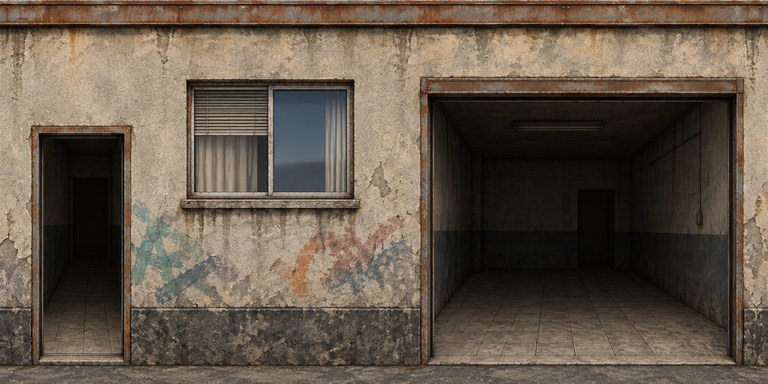
#> input picture assets/facades/casa-oficina-cobra/front.jpg, 768 x 384 px, found by its file name
$ python make_tonico_compact_facade.py ../assets/facades/casa-oficina-cobra
#> lines starting #> are read from the running program, lines starting #| are printed output that depends on the picture
#> in load, returned value is the input picture: PIL image 768x384 RGB; mean R, G, B 100.1, 87.5, 74.4
"""Gera assets/facades/loja-tonico-compacta a partir de loja-tonico (recorte + faixa de reboco)."""
import hashlib, json, os, shutil, sys
from PIL import Image

ROOT = sys.argv[1]
SRC = os.path.join(ROOT, "assets/facades/loja-tonico")
DST = os.path.join(ROOT, "assets/facades/loja-tonico-compacta")
STYLE = "loja-tonico-compacta"
os.makedirs(DST, exist_ok=True)
OVERLAP = 5


def hconcat(im, pieces):
    """Junta faixas de colunas com fusão linear de OVERLAP px nas emendas."""
    h = im.size[1]
#> h = 384
    parts = [im.crop((a, 0, b, h)) for a, b in pieces]
#> parts = 3 items
    total = sum(p.size[0] for p in parts) - OVERLAP * (len(parts) - 1)
#> total = 460
    out = Image.new("RGB", (total, h))
#> out: PIL image 460x384 RGB; every value is 0
    x = 0
    for i, p in enumerate(parts):
        if i == 0:
            out.paste(p, (0, 0))
            x = p.size[0]
            continue
        start = x - OVERLAP
        out.paste(p.crop((OVERLAP, 0, p.size[0], h)), (x, 0))
        for k in range(OVERLAP):
            t = (k + 1) / (OVERLAP + 1)
            col_prev = out.crop((start + k, 0, start + k + 1, h))
            col_next = p.crop((k, 0, k + 1, h))
            out.paste(Image.blend(col_prev, col_next, t), (start + k, 0))
        x = start + p.size[0]
#> this loop made 3 passes
#> start on passes 2 to 3: 174, 281
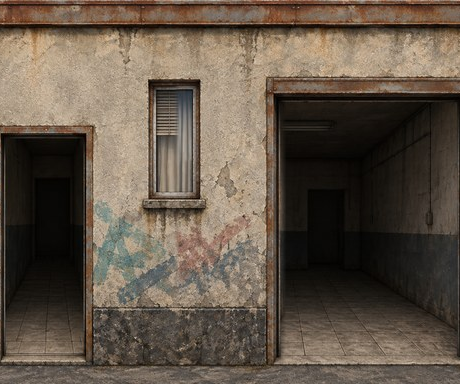
#> out: PIL image 460x384 RGB; mean R, G, B 98.5, 85.8, 72.4
    return out


def vinsert(im, at, src_a, src_b, count):
    """Insere `count` linhas depois da linha `at`, espelhando a faixa [src_a, src_b)."""
    w, h = im.size
    strip = im.crop((0, src_a, w, src_b))
    flipped = strip.transpose(Image.FLIP_TOP_BOTTOM)
    out = Image.new("RGB", (w, h + count))
    out.paste(im.crop((0, 0, w, at)), (0, 0))
    y = 0
    flip = True
    while y < count:
        tile = flipped if flip else strip
        take = min(tile.size[1], count - y)
        out.paste(tile.crop((0, 0, w, take)), (0, at + y))
        y += take
        flip = not flip
    out.paste(im.crop((0, at, w, h)), (0, at + count))
    return out


def vshift(im, at, src_a, src_b, count, seed=7):
    """Insere `count` linhas depois de `at` com cópias da faixa [src_a, src_b)
    deslocadas na horizontal (sem espelho, que desenhava manchas simétricas),
    fundidas na vertical. Só para faixas de reboco sem cano/janela."""
#> called with at = 25, src_a = 21, src_b = 28, count = 29, seed = 7
    import random
    rng = random.Random(seed)
    w, h = im.size
#> w = 460; h = 384
    strip = im.crop((0, src_a, w, src_b))
    sh = strip.size[1]
#> sh = 7
    out = Image.new("RGB", (w, h + count))
#> out: PIL image 460x413 RGB; every value is 0
    out.paste(im.crop((0, 0, w, at)), (0, 0))
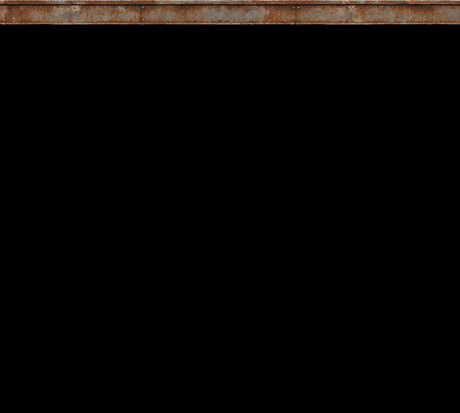
#> out: PIL image 460x413 RGB; mean R, G, B 7, 5.2, 4
    out.paste(im.crop((0, at, w, h)), (0, at + count))
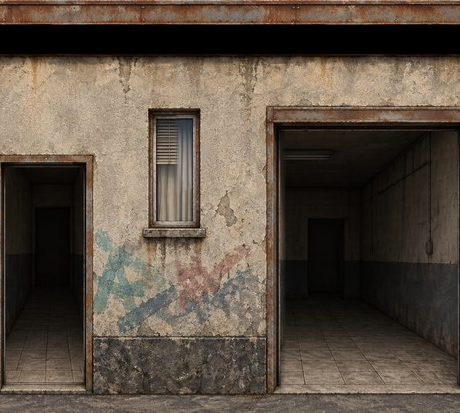
#> out: PIL image 460x413 RGB; mean R, G, B 91.5, 79.8, 67.3
    fill = Image.new("RGB", (w, count + sh))
#> fill: PIL image 460x36 RGB; every value is 0
    y = 0
    while y < count:
        dx = rng.randrange(w)
        tile = Image.new("RGB", (w, sh))
        tile.paste(strip.crop((dx, 0, w, sh)), (0, 0))
        tile.paste(strip.crop((0, 0, dx, sh)), (w - dx, 0))
        if y == 0:
            fill.paste(tile, (0, 0))
        else:
            # Duas linhas de fusão na emenda horizontal.
            for k in range(2):
                row_prev = fill.crop((0, y + k, w, y + k + 1))
                row_next = tile.crop((0, k, w, k + 1))
                fill.paste(Image.blend(row_prev, row_next, (k + 1) / 3), (0, y + k))
            fill.paste(tile.crop((0, 2, w, sh)), (0, y + 2))
        y += sh - 2
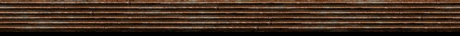
#> fill: PIL image 460x36 RGB; mean R, G, B 67.2, 46.8, 32.7
#> after the loop, y = 30
    out.paste(fill.crop((0, 0, w, count)), (0, at))
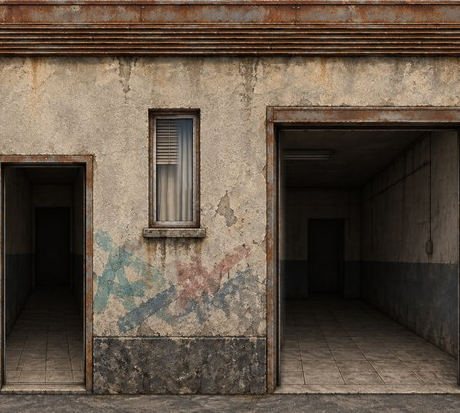
#> out: PIL image 460x413 RGB; mean R, G, B 97.2, 83.7, 70.1
    return out


def vstretch(im, a, b, count):
    """Estica a faixa [a, b) em `count` linhas a mais (canos verticais seguem retos)."""
    from PIL import ImageFilter
    w, h = im.size
    band = im.crop((0, a, w, b)).resize((w, b - a + count), Image.BICUBIC)
    out = Image.new("RGB", (w, h + count))
    out.paste(im.crop((0, 0, w, a)), (0, 0))
    out.paste(band, (0, a))
    out.paste(im.crop((0, b, w, h)), (0, b + count))
    return out


def save(im, name):
    im.save(os.path.join(DST, name), quality=92)


def load(name):
    return Image.open(os.path.join(SRC, name)).convert("RGB")


FRONT_PIECES = [(38, 217), (328, 440), (551, 730)]
for name in ["front.jpg", "front_glow.jpg"]:
    im = hconcat(load(name), FRONT_PIECES)
    # Linhas 21-28: reboco entre a faixa azul e o topo das janelas/porta.
    im = vshift(im, 25, 21, 28, 29)
#> (the run stopped early here; a loop or call above may not have finished)
